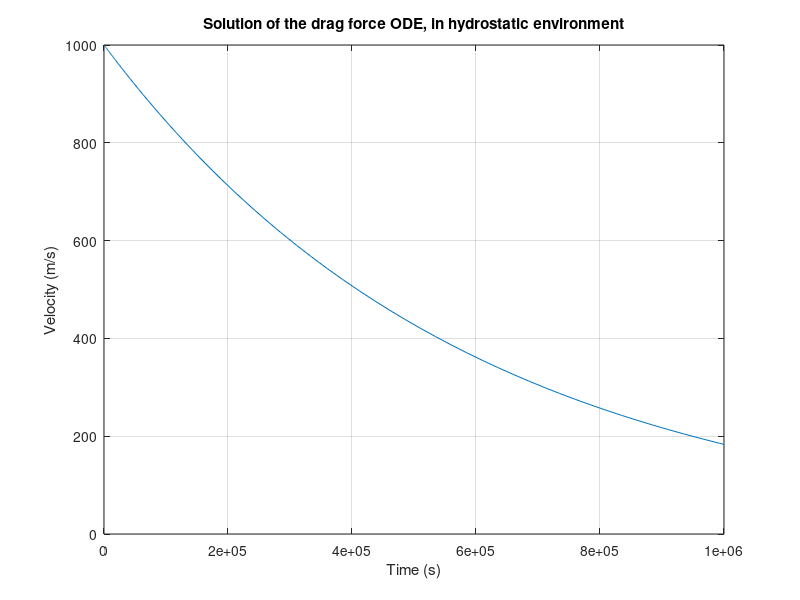

This figure's MATLAB source:
function eq12_cantarero_micro
clearvars; close all; clc;
% Time range, constant values, and initial conditions
tspan = [0, 1000000];
mu = 10^-3; % Water dynamic viscosity at 20°C, in Pa*s
r_i = 90 * 10^-6; % Microcarrier radius, in m
v0 = 1000; % Initial velocity
vf = 0;

% Define the anonymous function
odeFun = @(t, v) eom(v, mu, r_i, vf);

[t, v] = ode45(odeFun, tspan, v0);
plot(t, v)
xlabel('Time (s)')
ylabel('Velocity (m/s)')
title('Solution of the drag force ODE, in hydrostatic environment')
grid on

end

function dvdt = eom(v, mu, r_i, vf)
dvdt = 6 * pi * mu * r_i * (vf - v); 
% v in this eqn is relative velocity, so this assumes no background flow
% (hydrostatic environment)
end